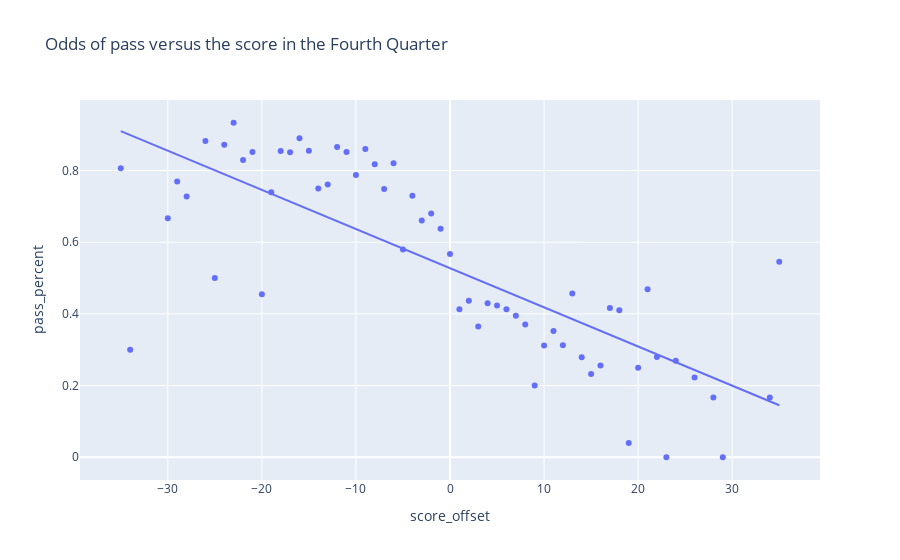

This figure's notebook cell:
### Code cell
score_and_result = df.loc[df.quarter_4 == True, ['quarter', 'score_offset', 'pass_percent'] ].groupby(['quarter', 'score_offset']).mean('pass_percent').reset_index()
score_and_result

px.scatter(score_and_result, x='score_offset', y='pass_percent', trendline='ols', title='Odds of pass versus the score in the Fourth Quarter')

### Figure 1 — Plotly figure (JSON) as saved in the notebook; plotly's stock layout.template omitted (floating-point values rounded to 4 significant figures)
{"data": [{"hovertemplate": "score_offset=%{x}<br>pass_percent=%{y}<extra></extra>", "legendgroup": "", "marker": {"color": "#636efa", "symbol": "circle"}, "mode": "markers", "name": "", "orientation": "v", "showlegend": false, "type": "scatter", "x": [-35, -34, -30, -29, -28, -26, -25, -24, -23, -22, -21, -20, -19, -18, -17, -16, -15, -14, -13, -12, -11, -10, -9, -8, -7, -6, -5, -4, -3, -2, -1, 0, 1, 2, 3, 4, 5, 6, 7, 8, 9, 10, 11, 12, 13, 14, 15, 16, 17, 18, 19, 20, 21, 22, 23, 24, 26, 28, 29, 34, 35], "xaxis": "x", "y": [0.8065, 0.3, 0.6667, 0.7692, 0.7273, 0.8824, 0.5, 0.8718, 0.9333, 0.8293, 0.8515, 0.4545, 0.7391, 0.8545, 0.8514, 0.8904, 0.8553, 0.75, 0.7609, 0.8657, 0.8515, 0.7879, 0.8598, 0.8176, 0.7487, 0.8203, 0.58, 0.7294, 0.6609, 0.68, 0.6373, 0.5673, 0.413, 0.4369, 0.3645, 0.4295, 0.4237, 0.4128, 0.3952, 0.3704, 0.2, 0.3115, 0.3521, 0.3125, 0.4571, 0.2788, 0.2326, 0.2558, 0.4167, 0.4103, 0.04, 0.25, 0.4688, 0.28, 0.0, 0.2692, 0.2222, 0.1667, 0.0, 0.1667, 0.5455], "yaxis": "y"}, {"hovertemplate": "<b>OLS trendline</b><br>pass_percent = -0.0109276 * score_offset + 0.527567<br>R<sup>2</sup>=0.596546<br><br>score_offset=%{x}<br>pass_percent=%{y} <b>(trend)</b><extra></extra>", "legendgroup": "", "marker": {"color": "#636efa", "symbol": "circle"}, "mode": "lines", "name": "", "showlegend": false, "type": "scatter", "x": [-35, -34, -30, -29, -28, -26, -25, -24, -23, -22, -21, -20, -19, -18, -17, -16, -15, -14, -13, -12, -11, -10, -9, -8, -7, -6, -5, -4, -3, -2, -1, 0, 1, 2, 3, 4, 5, 6, 7, 8, 9, 10, 11, 12, 13, 14, 15, 16, 17, 18, 19, 20, 21, 22, 23, 24, 26, 28, 29, 34, 35], "xaxis": "x", "y": [0.91, 0.8991, 0.8554, 0.8445, 0.8335, 0.8117, 0.8008, 0.7898, 0.7789, 0.768, 0.757, 0.7461, 0.7352, 0.7243, 0.7133, 0.7024, 0.6915, 0.6806, 0.6696, 0.6587, 0.6478, 0.6368, 0.6259, 0.615, 0.6041, 0.5931, 0.5822, 0.5713, 0.5603, 0.5494, 0.5385, 0.5276, 0.5166, 0.5057, 0.4948, 0.4839, 0.4729, 0.462, 0.4511, 0.4401, 0.4292, 0.4183, 0.4074, 0.3964, 0.3855, 0.3746, 0.3637, 0.3527, 0.3418, 0.3309, 0.3199, 0.309, 0.2981, 0.2872, 0.2762, 0.2653, 0.2434, 0.2216, 0.2107, 0.156, 0.1451], "yaxis": "y"}], "layout": {"legend": {"tracegroupgap": 0}, "title": {"text": "Odds of pass versus the score in the Fourth Quarter"}, "xaxis": {"anchor": "y", "domain": [0, 1], "title": {"text": "score_offset"}}, "yaxis": {"anchor": "x", "domain": [0, 1], "title": {"text": "pass_percent"}}}}
